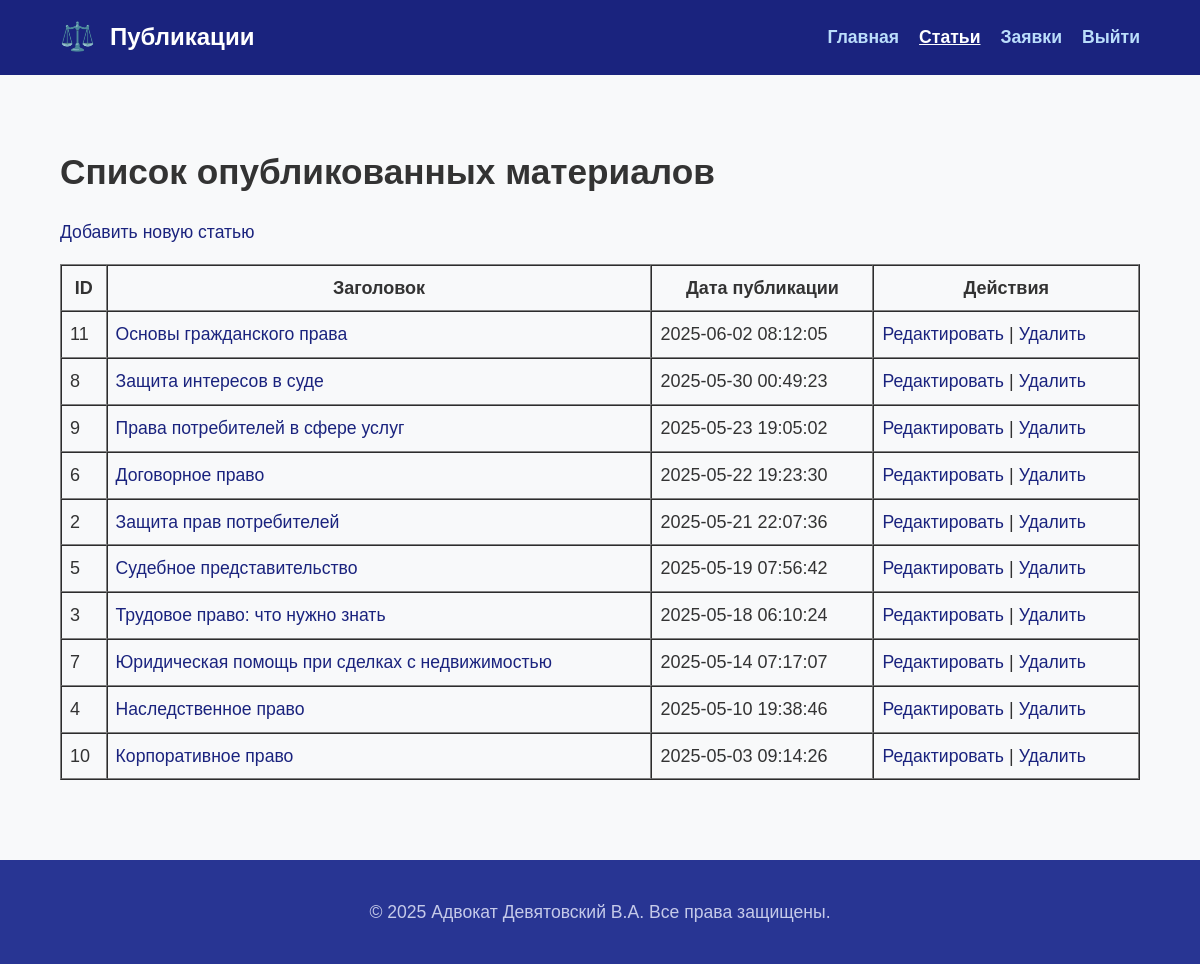
/admin/articles.php (signed in), run on the app's committed database.
### tables this page shows
CREATE TABLE `articles` (
  `id` int(11) NOT NULL AUTO_INCREMENT,
  `title` varchar(255) NOT NULL,
  `content` text NOT NULL,
  `created_at` timestamp NOT NULL DEFAULT current_timestamp(),
  PRIMARY KEY (`id`)
);

### admin/articles.php (the view, shortened to what this page needs)
<?php
require '../db.php';
$stmt = $pdo->query('SELECT * FROM articles ORDER BY created_at DESC');
$articles = $stmt->fetchAll();
?>
<!DOCTYPE html>
<html lang="ru">
<head>
  <link rel="stylesheet" href="../css/style.css" />
</head>
<body>
  <header>
    <div class="container header-content">
      <div class="logo">⚖️</div>
      <h1>Публикации</h1>
      <nav>
        <a href="dashboard.php">Главная</a>
        <a href="articles.php" class="active">Статьи</a>
        <a href="requests.php">Заявки</a>
        <a href="logout.php">Выйти</a>
      </nav>
    </div>
  </header>
  <main class="container">
    <h2>Список опубликованных материалов</h2>
    <p><a href="add_article.php">Добавить новую статью</a></p>
    <table border="1" cellpadding="8" cellspacing="0" width="100%">
      <thead>
        <tr>
          <th>ID</th>
          <th>Заголовок</th>
          <th>Дата публикации</th>
          <th>Действия</th>
        </tr>
      </thead>
      <tbody>
        <?php foreach ($articles as $art): ?>
        <tr>
          <td><?php echo htmlspecialchars($art['id']); ?></td>
          <td><a href="edit_article.php?id=<?php echo $art['id']; ?>"><?php echo htmlspecialchars($art['title']); ?></a></td>
          <td><?php echo htmlspecialchars($art['created_at']); ?></td>
          <td>
            <a href="edit_article.php?id=<?php echo $art['id']; ?>">Редактировать</a> |
            <a href="delete_article.php?id=<?php echo $art['id']; ?>" onclick="return confirm('Удалить эту статью?')">Удалить</a>
          </td>
        </tr>
        <?php endforeach; ?>
      </tbody>
    </table>
  </main>
  <footer>
    <div class="container">
      <p>© 2025 Адвокат Девятовский В.А. Все права защищены.</p>
    </div>
  </footer>
</body>
</html>

### css/style.css (style rules this page uses)
body { font-size: 18px; line-height: 1.6; font-family: Arial, sans-serif; color: #222; }
h1 { font-size: 2.8rem; margin-bottom: 0.5em; }
h2 { font-size: 2.2rem; margin-bottom: 0.5em; }
p, li, label { font-size: 1.1rem; }
a { font-size: 1.1rem; color: #1a237e; text-decoration: none; }
body { font-family: Arial, sans-serif; background-color: #f8f9fa; color: #333; margin: 0; padding: 0; }
.container { width: 90%; max-width: 1200px; margin: 0 auto; }
header { background-color: #1a237e; color: white; padding: 15px 0; }
.header-content { display: flex; align-items: center; justify-content: space-between; }
.logo { font-size: 28px; margin-right: 15px; }
header h1 { margin: 0; font-size: 24px; flex-grow: 1; }
nav a { color: #bbdefb; text-decoration: none; margin-left: 15px; font-weight: bold; }
nav a.active { color: #ffffff; text-decoration: underline; }
main { padding: 40px 0; }
footer { background-color: #283593; color: #c5cae9; text-align: center; padding: 20px 0; margin-top: 40px; font-size: 14px; }

### data on the page
articles: id "11", title "Основы гражданского права", created_at "2025-06-02 08:12:05"
articles: id "8", title "Защита интересов в суде", created_at "2025-05-30 00:49:23"
articles: id "9", title "Права потребителей в сфере услуг", created_at "2025-05-23 19:05:02"
articles: id "6", title "Договорное право", created_at "2025-05-22 19:23:30"
articles: id "2", title "Защита прав потребителей", created_at "2025-05-21 22:07:36"
articles: id "5", title "Судебное представительство", created_at "2025-05-19 07:56:42"
articles: id "3", title "Трудовое право: что нужно знать", created_at "2025-05-18 06:10:24"
articles: id "7", title "Юридическая помощь при сделках с недвижимостью", created_at "2025-05-14 07:17:07"
articles: id "4", title "Наследственное право", created_at "2025-05-10 19:38:46"
articles: id "10", title "Корпоративное право", created_at "2025-05-03 09:14:26"
